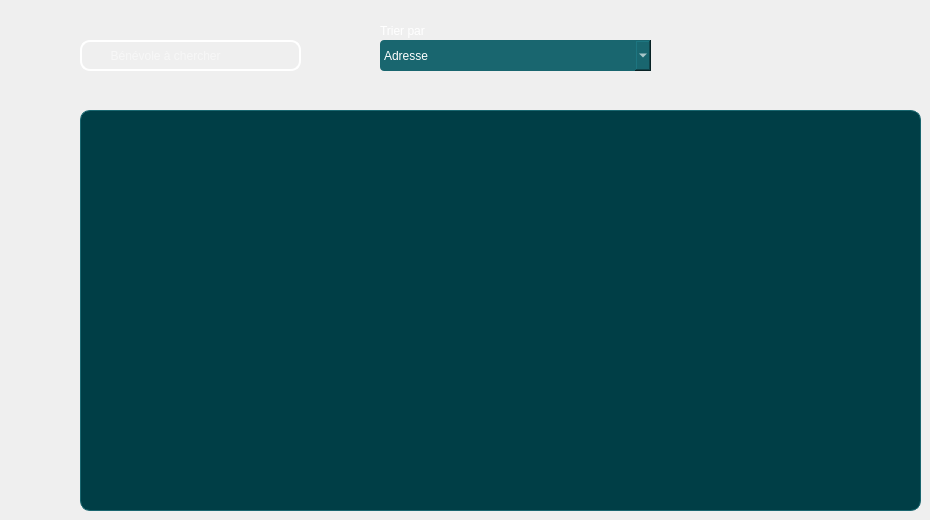
      <widget class="QWidget" name="tab_6">
       <attribute name="title">
        <string>Recherche/tri</string>
       </attribute>
       <widget class="QLineEdit" name="le_chercher">
        <property name="geometry">
         <rect>
          <x>80</x>
          <y>40</y>
          <width>221</width>
          <height>31</height>
         </rect>
        </property>
        <property name="styleSheet">
         <string notr="true">QLineEdit {
    border: 2px solid white;
    border-radius: 10px;
    background: transparent;
    	color: white;

}
QLineEdit:Focus{

border_bottom: 2px solid white;
  }</string>
        </property>
        <property name="placeholderText">
         <string>        Bénévole à chercher</string>
        </property>
       </widget>
       <widget class="QLabel" name="label_65">
        <property name="geometry">
         <rect>
          <x>380</x>
          <y>10</y>
          <width>61</width>
          <height>41</height>
         </rect>
        </property>
        <property name="styleSheet">
         <string notr="true">color:white;</string>
        </property>
        <property name="text">
         <string>Trier par </string>
        </property>
       </widget>
       <widget class="QTableView" name="liste_2">
        <property name="geometry">
         <rect>
          <x>80</x>
          <y>110</y>
          <width>841</width>
          <height>401</height>
         </rect>
        </property>
        <property name="styleSheet">
         <string notr="true">QTableView {
  background-color: #003e46;
  color: white;
  border: 1px solid #19666f;
  border-radius: 10px;
}

QTableView::item {
  padding: 4px;
  border: none;
}

QTableView::item:selected {
  background-color: #19666f;
  color: white;
}

QHeaderView::section {
  background-color: #003e46;
  color: white;
  padding: 4px;
  border: none;
}</string>
        </property>
       </widget>
       <widget class="QComboBox" name="comboBox">
        <property name="geometry">
         <rect>
          <x>380</x>
          <y>40</y>
          <width>271</width>
          <height>31</height>
         </rect>
        </property>
        <property name="styleSheet">
         <string notr="true">QComboBox {
    background-color: #19666f;
    border-radius: 4px;
    padding: 4px;
    color: white;
}</string>
        </property>
        <item>
         <property name="text">
          <string>Adresse</string>
         </property>
        </item>
        <item>
         <property name="text">
          <string>Disponibilité</string>
         </property>
        </item>
        <item>
         <property name="text">
          <string>Mission</string>
         </property>
        </item>
       </widget>
      </widget>
